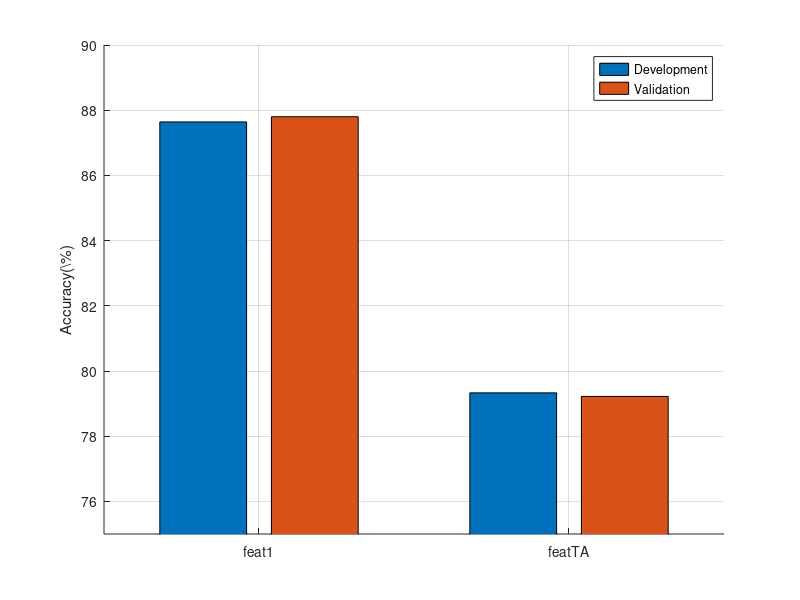

Source code (MATLAB): (Note: this script raises an error after producing the figure.)
clf;
hold on; grid on;

h = bar([87.64, 87.80; 79.33, 79.22]);
colormap jet;
ylim([75, 90]);

set(gca, 'XTick', [1, 2]);
set(gca, 'XTickLabel', {'feat1', 'featTA'});
ylabel('Accuracy(\%)');
legend('Development', 'Validation');

neat;
export_fig('fig/feat', '-pdf');
